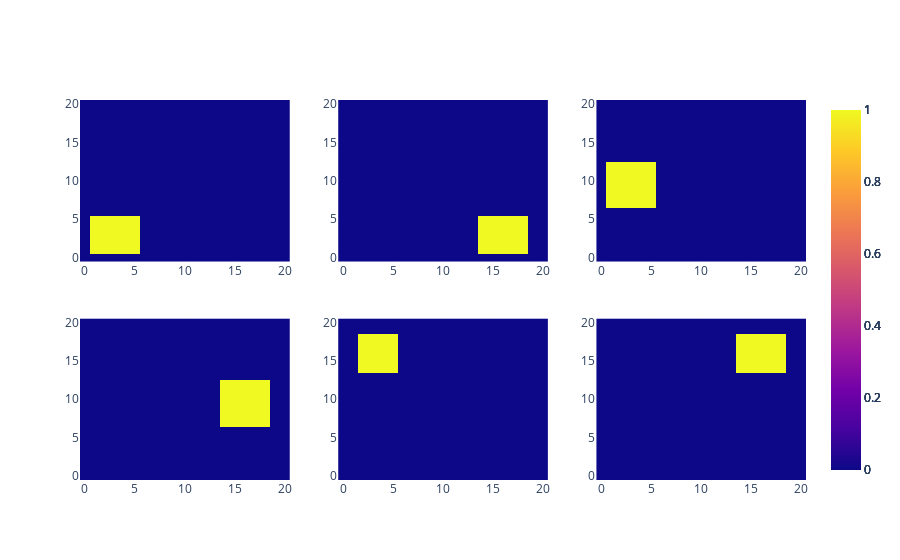

Notebook code for this chart:
### Code cell
SM_plot = make_subplots(rows = 2, cols = 3)

SM_plot.add_trace(go.Heatmap(z = firstSM), 
                 row = 1, col = 1)
SM_plot.add_trace(go.Heatmap(z = secondSM), 
                 row = 1, col = 2)
SM_plot.add_trace(go.Heatmap(z = thirdSM), 
                 row = 1, col = 3)
SM_plot.add_trace(go.Heatmap(z = fourthSM), 
                 row = 2, col = 1)
SM_plot.add_trace(go.Heatmap(z = fifthSM), 
                 row = 2, col = 2)
SM_plot.add_trace(go.Heatmap(z = sixthSM), 
                 row = 2, col = 3)
SM_plot.show()

### Figure 1 — Plotly figure (JSON) as saved in the notebook; plotly's stock layout.template omitted (floating-point values rounded to 4 significant figures; data arrays with more than 128 entries replaced by an {"elided": "..."} marker saying what was removed)
{"data": [{"type": "heatmap", "xaxis": "x", "yaxis": "y", "z": {"elided": "21x21 int values"}}, {"type": "heatmap", "xaxis": "x2", "yaxis": "y2", "z": {"elided": "21x21 int values"}}, {"type": "heatmap", "xaxis": "x3", "yaxis": "y3", "z": {"elided": "21x21 int values"}}, {"type": "heatmap", "xaxis": "x4", "yaxis": "y4", "z": {"elided": "21x21 int values"}}, {"type": "heatmap", "xaxis": "x5", "yaxis": "y5", "z": {"elided": "21x21 int values"}}, {"type": "heatmap", "xaxis": "x6", "yaxis": "y6", "z": {"elided": "21x21 int values"}}], "layout": {"xaxis": {"anchor": "y", "domain": [0, 0.2889]}, "xaxis2": {"anchor": "y2", "domain": [0.3556, 0.6444]}, "xaxis3": {"anchor": "y3", "domain": [0.7111, 1]}, "xaxis4": {"anchor": "y4", "domain": [0, 0.2889]}, "xaxis5": {"anchor": "y5", "domain": [0.3556, 0.6444]}, "xaxis6": {"anchor": "y6", "domain": [0.7111, 1]}, "yaxis": {"anchor": "x", "domain": [0.575, 1]}, "yaxis2": {"anchor": "x2", "domain": [0.575, 1]}, "yaxis3": {"anchor": "x3", "domain": [0.575, 1]}, "yaxis4": {"anchor": "x4", "domain": [0, 0.425]}, "yaxis5": {"anchor": "x5", "domain": [0, 0.425]}, "yaxis6": {"anchor": "x6", "domain": [0, 0.425]}}}
